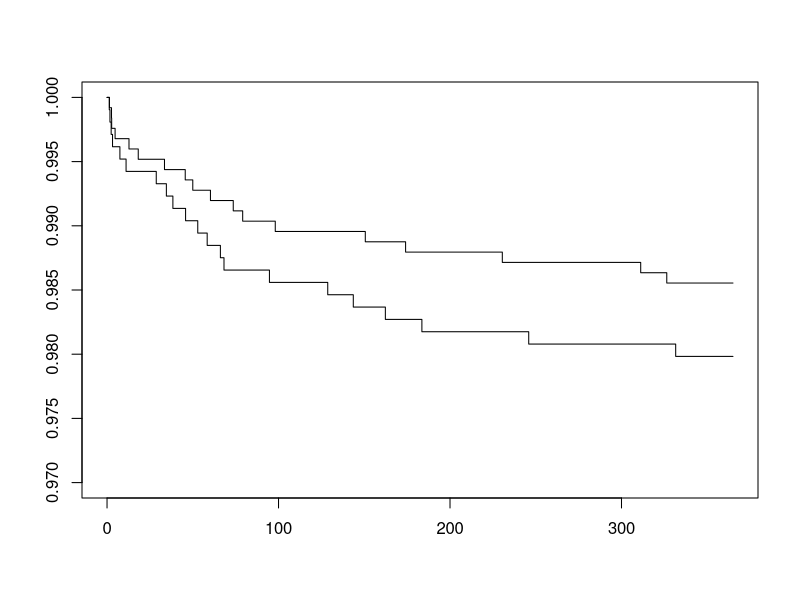
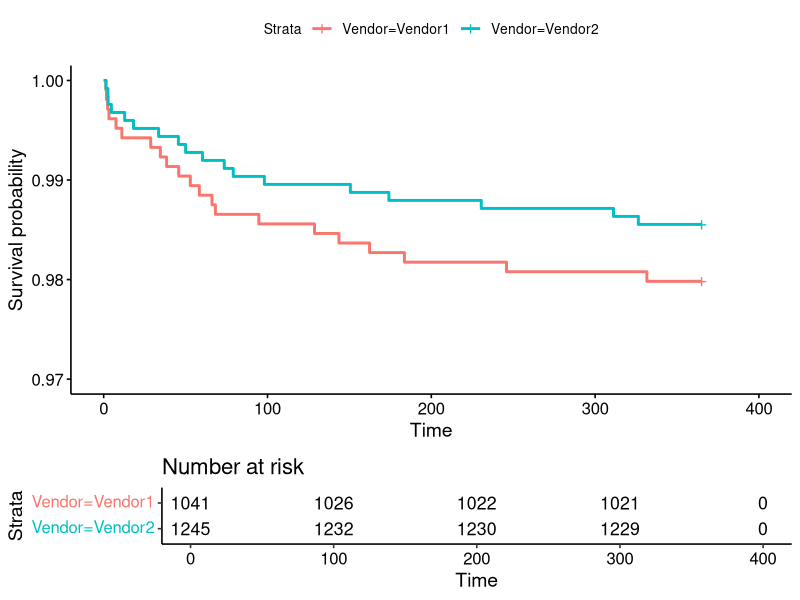

The R source for these figures, in order:
## ---- chunk 1
library(tufte)
# invalidate cache when the tufte version changes
knitr::opts_chunk$set(cache.extra = packageVersion('tufte'))
options(htmltools.dir.version = FALSE)

library(KMsurv)
library(survival)
library(survMisc) ##Confidence bands not in survival package. survMisc is an extension of the survival package and contains confidence bands
library(tidyverse)
library(readxl)
library(readr)
library(survminer)

setwd("I:/My Drive/rao@ualberta.ca 2022-12-08 10 58/shishir@tamu.edu/My Drive/Interesting papers/Survival Models/GitHub/Survival/Survival-Analysis/Blog 3")
## ---- chunk 2
circuitPack <- read_csv("Data/CircuitPack05.csv")

circuitPack <- circuitPack %>%
  dplyr::mutate(Status = case_when(`Censoring Indicator` == "Failure" ~ 1, `Censoring Indicator` == "Censored" ~ 0)) %>% 
  dplyr::rename(Vendor = `Vendor Number`)
  
  

str(circuitPack)

#Build Kaplan Meir curve for the 2 vendors

fit_1 <- survival::survfit(
  survival::Surv(time = Days, event = Status, type = 'right') ~ Vendor,
  data = circuitPack,
  weights = Count,
  conf.type = "log",
  conf.int = 0.95
)

summary(fit_1, digits = 2)
plot(fit_1, ylim = c(0.97,1))

ggsurvplot(fit_1, data = circuitPack, risk.table = TRUE, ylim = c(0.97,1))
